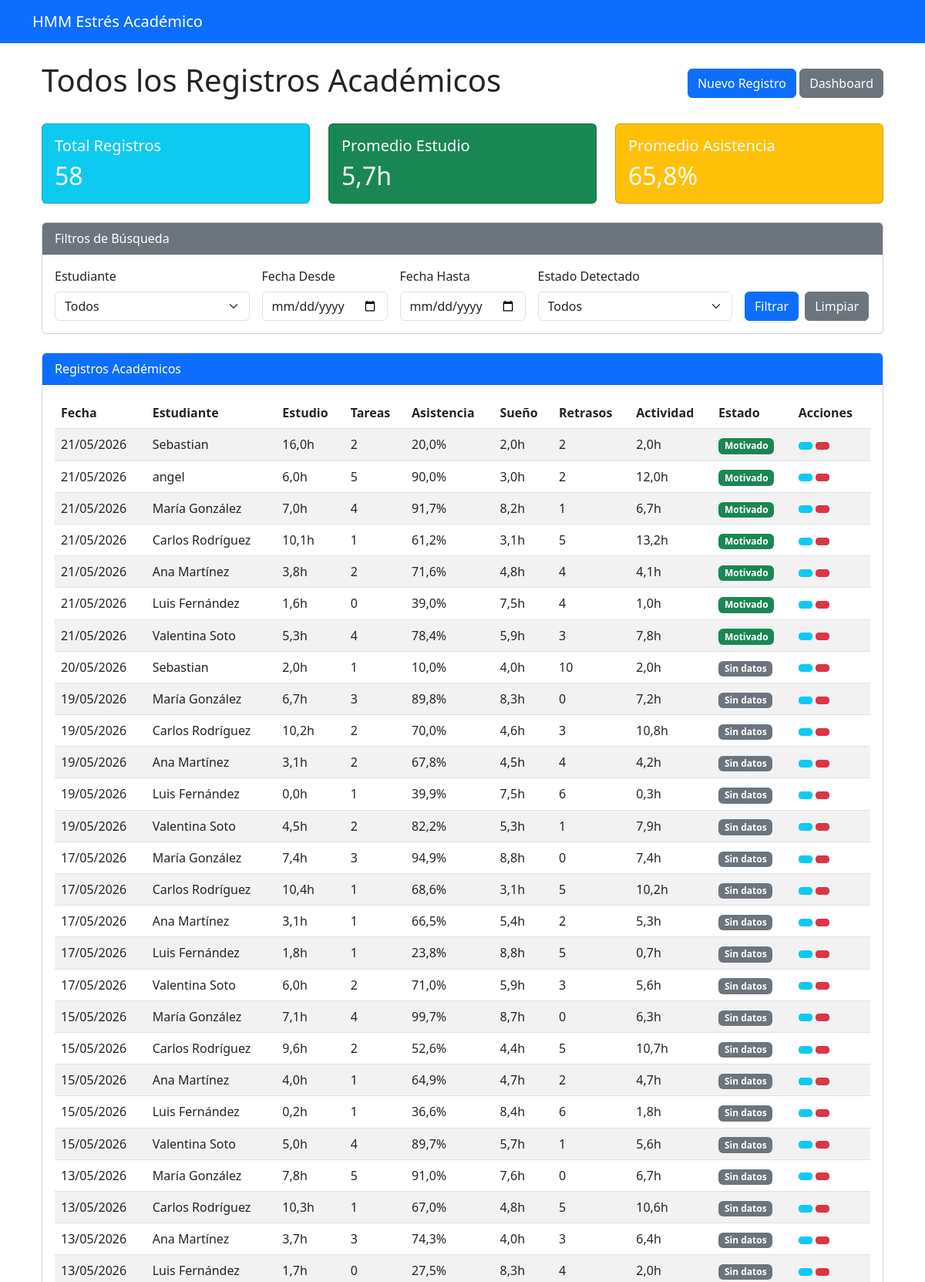
The page /records/ (signed in, upper part) on the database its author committed.
### academic/models.py (models this page shows, shortened)
class AcademicRecord(models.Model):
    student = models.ForeignKey(Student, on_delete=models.CASCADE, related_name="records")
    date = models.DateField(verbose_name="Fecha del registro")
    study_hours = models.FloatField(
        validators=[MinValueValidator(0), MaxValueValidator(24)],
        verbose_name="Horas de estudio"
    )
    tasks_delivered = models.IntegerField(
        validators=[MinValueValidator(0)],
        verbose_name="Tareas entregadas"
    )
    attendance = models.FloatField(
        validators=[MinValueValidator(0), MaxValueValidator(100)],
        verbose_name="Asistencia (%)"
    )
    sleep_hours = models.FloatField(
        validators=[MinValueValidator(0), MaxValueValidator(24)],
        verbose_name="Horas de sueño"
    )
    delivery_delays = models.IntegerField(
        validators=[MinValueValidator(0)],
        verbose_name="Retrasos en entregas"
    )
    academic_activity_time = models.FloatField(
        validators=[MinValueValidator(0)],
        verbose_name="Tiempo de actividad académica (horas)"
    )
    created_at = models.DateTimeField(auto_now_add=True)
    class Meta:
        unique_together = ('student', 'date')
        ordering = ['-date']
        verbose_name = "Registro académico"
        verbose_name_plural = "Registros académicos"

class Student(models.Model):
    name = models.CharField(max_length=100, verbose_name="Nombre completo")
    email = models.EmailField(unique=True, verbose_name="Correo electrónico")
    enrollment_date = models.DateField(auto_now_add=True, verbose_name="Fecha de registro")
    class Meta:
        verbose_name = "Estudiante"
        verbose_name_plural = "Estudiantes"

### academic/views.py (the view)
# urls.py: path('records/', views.all_records, name='all_records'),
@login_required
def all_records(request):
    records = AcademicRecord.objects.select_related('student').all().order_by('-date')
    student_id = request.GET.get('student')
    if student_id:
        records = records.filter(student_id=student_id)
    date_from = request.GET.get('date_from')
    if date_from:
        records = records.filter(date__gte=date_from)
    date_to = request.GET.get('date_to')
    if date_to:
        records = records.filter(date__lte=date_to)
    state = request.GET.get('state')
    if state:
        records = records.filter(predictions__hidden_state=state)
    students = Student.objects.all()
    total_records = records.count()
    avg_study_hours = records.aggregate(Avg('study_hours'))['study_hours__avg'] or 0
    avg_attendance = records.aggregate(Avg('attendance'))['attendance__avg'] or 0
    context = {
        'records': records,
        'students': students,
        'total_records': total_records,
        'avg_study_hours': round(avg_study_hours, 1),
        'avg_attendance': round(avg_attendance, 1),
        'selected_student': student_id,
        'selected_date_from': date_from,
        'selected_date_to': date_to,
        'selected_state': state,
    }
    return render(request, 'academic/all_records.html', context)

### academic/templates/academic/all_records.html (shortened to what this page needs)
{% extends "academic/base.html" %}
{% block content %}
<div class="container-fluid mt-4">
    <div class="d-flex justify-content-between align-items-center mb-4">
        <h1>
             Todos los Registros Académicos
        </h1>
        <div>
            <a href="{% url 'academic:record_create' %}" class="btn btn-primary">
                 Nuevo Registro
            </a>
            <a href="{% url 'academic:dashboard' %}" class="btn btn-secondary">
                 Dashboard
            </a>
        </div>
    </div>
    <div class="row mb-4">
        <div class="col-md-4">
            <div class="card text-white bg-info">
                <div class="card-body">
                    <h5 class="card-title">
                         Total Registros
                    </h5>
                    <h2 class="card-text">{{ total_records }}</h2>
                </div>
            </div>
        </div>
        <div class="col-md-4">
            <div class="card text-white bg-success">
                <div class="card-body">
                    <h5 class="card-title">
                         Promedio Estudio
                    </h5>
                    <h2 class="card-text">{{ avg_study_hours }}h</h2>
                </div>
            </div>
        </div>
        <div class="col-md-4">
            <div class="card text-white bg-warning">
                <div class="card-body">
                    <h5 class="card-title">
                         Promedio Asistencia
                    </h5>
                    <h2 class="card-text">{{ avg_attendance }}%</h2>
                </div>
            </div>
        </div>
    </div>
    <div class="card mb-4">
        <div class="card-header bg-secondary text-white">
             Filtros de Búsqueda
        </div>
        <div class="card-body">
            <form method="get" class="row g-3">
                <div class="col-md-3">
                    <label for="student" class="form-label">Estudiante</label>
                    <select name="student" id="student" class="form-select">
                        <option value="">Todos</option>
                    </select>
                </div>
                <div class="col-md-2">
                    <label for="date_from" class="form-label">Fecha Desde</label>
                    <input type="date" name="date_from" id="date_from" class="form-control"
                           value="{{ selected_date_from }}">
                </div>
                <div class="col-md-2">
                    <label for="date_to" class="form-label">Fecha Hasta</label>
                    <input type="date" name="date_to" id="date_to" class="form-control"
                           value="{{ selected_date_to }}">
                </div>
                <div class="col-md-3">
                    <label for="state" class="form-label">Estado Detectado</label>
                    <select name="state" id="state" class="form-select">
                        <option value="">Todos</option>
                    </select>
                </div>
                <div class="col-md-2 d-flex align-items-end">
                    <button type="submit" class="btn btn-primary">
                         Filtrar
                    </button>
                    <a href="{% url 'academic:all_records' %}" class="btn btn-secondary ms-2">
                         Limpiar
                    </a>
                </div>
            </form>
        </div>
    </div>
    <div class="card">
        <div class="card-header bg-primary text-white">
             Registros Académicos
        </div>
        <div class="card-body">
            {% if records %}
                <div class="table-responsive">
                    <table class="table table-striped table-hover">
                        <thead>
                            <tr>
                                <th>Fecha</th>
                                <th>Estudiante</th>
                                <th>Estudio</th>
                                <th>Tareas</th>
                                <th>Asistencia</th>
                                <th>Sueño</th>
                                <th>Retrasos</th>
                                <th>Actividad</th>
                                <th>Estado</th>
                                <th>Acciones</th>
                            </tr>
                        </thead>
                        <tbody>
                            {% for record in records %}
                            <tr>
                                <td>{{ record.date|date:"d/m/Y" }}</td>
                                <td>{{ record.student.name }}</td>
                                <td>{{ record.study_hours }}h</td>
                                <td>{{ record.tasks_delivered }}</td>
                                <td>{{ record.attendance }}%</td>
                                <td>{{ record.sleep_hours }}h</td>
                                <td>{{ record.delivery_delays }}</td>
                                <td>{{ record.academic_activity_time }}h</td>
                                <td>
                                    {% with prediction=record.student.predictions.all|dictsortreversed:"date"|first %}
                                        {% if prediction and prediction.date == record.date %}
                                            {% if prediction.hidden_state == 'motivado' %}
                                                <span class="badge bg-success">Motivado</span>
                                            {% elif prediction.hidden_state == 'cansado' %}
                                                <span class="badge bg-warning text-dark">Cansado</span>
                                            {% elif prediction.hidden_state == 'estresado' %}
                                                <span class="badge bg-danger">Estresado</span>
                                            {% else %}
                                                <span class="badge bg-secondary">Desmotivado</span>
                                            {% endif %}
                                        {% else %}
                                            <span class="badge bg-secondary">Sin datos</span>
                                        {% endif %}
                                    {% endwith %}
                                </td>
                                <td>
                                    <a href="{% url 'academic:record_detail' record.id %}"
                                       class="btn btn-sm btn-info">
                                    </a>
                                    <a href="{% url 'academic:record_delete' record.id %}"
                                       class="btn btn-sm btn-danger">
                                    </a>
                                </td>
                            </tr>
                            {% endfor %}
                        </tbody>
                    </table>
                </div>
            {% endif %}
        </div>
    </div>
</div>
{% endblock %}

### rows shown on the page
AcademicRecord: date "21/05/2026", student.name "Sebastian", study_hours "16,0", tasks_delivered "2", attendance "20,0", sleep_hours "2,0", delivery_delays "2", academic_activity_time "2,0", shows "Motivado"
AcademicRecord: date "21/05/2026", student.name "angel", study_hours "6,0", tasks_delivered "5", attendance "90,0", sleep_hours "3,0", delivery_delays "2", academic_activity_time "12,0", shows "Motivado"
AcademicRecord: date "21/05/2026", student.name "María González", study_hours "7,0", tasks_delivered "4", attendance "91,7", sleep_hours "8,2", delivery_delays "1", academic_activity_time "6,7", shows "Motivado"
AcademicRecord: date "21/05/2026", student.name "Carlos Rodríguez", study_hours "10,1", tasks_delivered "1", attendance "61,2", sleep_hours "3,1", delivery_delays "5", academic_activity_time "13,2", shows "Motivado"
AcademicRecord: date "21/05/2026", student.name "Ana Martínez", study_hours "3,8", tasks_delivered "2", attendance "71,6", sleep_hours "4,8", delivery_delays "4", academic_activity_time "4,1", shows "Motivado"
AcademicRecord: date "21/05/2026", student.name "Luis Fernández", study_hours "1,6", tasks_delivered "0", attendance "39,0", sleep_hours "7,5", delivery_delays "4", academic_activity_time "1,0", shows "Motivado"
AcademicRecord: date "21/05/2026", student.name "Valentina Soto", study_hours "5,3", tasks_delivered "4", attendance "78,4", sleep_hours "5,9", delivery_delays "3", academic_activity_time "7,8", shows "Motivado"
AcademicRecord: date "20/05/2026", student.name "Sebastian", study_hours "2,0", tasks_delivered "1", attendance "10,0", sleep_hours "4,0", delivery_delays "10", academic_activity_time "2,0", shows "Sin datos"
AcademicRecord: date "19/05/2026", student.name "María González", study_hours "6,7", tasks_delivered "3", attendance "89,8", sleep_hours "8,3", delivery_delays "0", academic_activity_time "7,2", shows "Sin datos"
AcademicRecord: date "19/05/2026", student.name "Carlos Rodríguez", study_hours "10,2", tasks_delivered "2", attendance "70,0", sleep_hours "4,6", delivery_delays "3", academic_activity_time "10,8", shows "Sin datos"
AcademicRecord: date "19/05/2026", student.name "Ana Martínez", study_hours "3,1", tasks_delivered "2", attendance "67,8", sleep_hours "4,5", delivery_delays "4", academic_activity_time "4,2", shows "Sin datos"
AcademicRecord: date "19/05/2026", student.name "Luis Fernández", study_hours "0,0", tasks_delivered "1", attendance "39,9", sleep_hours "7,5", delivery_delays "6", academic_activity_time "0,3", shows "Sin datos"
AcademicRecord: date "19/05/2026", student.name "Valentina Soto", study_hours "4,5", tasks_delivered "2", attendance "82,2", sleep_hours "5,3", delivery_delays "1", academic_activity_time "7,9", shows "Sin datos"
AcademicRecord: date "17/05/2026", student.name "María González", study_hours "7,4", tasks_delivered "3", attendance "94,9", sleep_hours "8,8", delivery_delays "0", academic_activity_time "7,4", shows "Sin datos"
AcademicRecord: date "17/05/2026", student.name "Carlos Rodríguez", study_hours "10,4", tasks_delivered "1", attendance "68,6", sleep_hours "3,1", delivery_delays "5", academic_activity_time "10,2", shows "Sin datos"
AcademicRecord: date "17/05/2026", student.name "Ana Martínez", study_hours "3,1", tasks_delivered "1", attendance "66,5", sleep_hours "5,4", delivery_delays "2", academic_activity_time "5,3", shows "Sin datos"
AcademicRecord: date "17/05/2026", student.name "Luis Fernández", study_hours "1,8", tasks_delivered "1", attendance "23,8", sleep_hours "8,8", delivery_delays "5", academic_activity_time "0,7", shows "Sin datos"
AcademicRecord: date "17/05/2026", student.name "Valentina Soto", study_hours "6,0", tasks_delivered "2", attendance "71,0", sleep_hours "5,9", delivery_delays "3", academic_activity_time "5,6", shows "Sin datos"
AcademicRecord: date "15/05/2026", student.name "María González", study_hours "7,1", tasks_delivered "4", attendance "99,7", sleep_hours "8,7", delivery_delays "0", academic_activity_time "6,3", shows "Sin datos"
AcademicRecord: date "15/05/2026", student.name "Carlos Rodríguez", study_hours "9,6", tasks_delivered "2", attendance "52,6", sleep_hours "4,4", delivery_delays "5", academic_activity_time "10,7", shows "Sin datos"
AcademicRecord: date "15/05/2026", student.name "Ana Martínez", study_hours "4,0", tasks_delivered "1", attendance "64,9", sleep_hours "4,7", delivery_delays "2", academic_activity_time "4,7", shows "Sin datos"
AcademicRecord: date "15/05/2026", student.name "Luis Fernández", study_hours "0,2", tasks_delivered "1", attendance "36,6", sleep_hours "8,4", delivery_delays "6", academic_activity_time "1,8", shows "Sin datos"
AcademicRecord: date "15/05/2026", student.name "Valentina Soto", study_hours "5,0", tasks_delivered "4", attendance "89,7", sleep_hours "5,7", delivery_delays "1", academic_activity_time "5,6", shows "Sin datos"
AcademicRecord: date "13/05/2026", student.name "María González", study_hours "7,8", tasks_delivered "5", attendance "91,0", sleep_hours "7,6", delivery_delays "0", academic_activity_time "6,7", shows "Sin datos"
AcademicRecord: date "13/05/2026", student.name "Carlos Rodríguez", study_hours "10,3", tasks_delivered "1", attendance "67,0", sleep_hours "4,8", delivery_delays "5", academic_activity_time "10,6", shows "Sin datos"
AcademicRecord: date "13/05/2026", student.name "Ana Martínez", study_hours "3,7", tasks_delivered "3", attendance "74,3", sleep_hours "4,0", delivery_delays "3", academic_activity_time "6,4", shows "Sin datos"
AcademicRecord: date "13/05/2026", student.name "Luis Fernández", study_hours "1,7", tasks_delivered "0", attendance "27,5", sleep_hours "8,3", delivery_delays "4", academic_activity_time "2,0", shows "Sin datos"

### other values the page prints
{{ total_records }} "58"
{{ avg_study_hours }} "5,7"
{{ avg_attendance }} "65,8"
